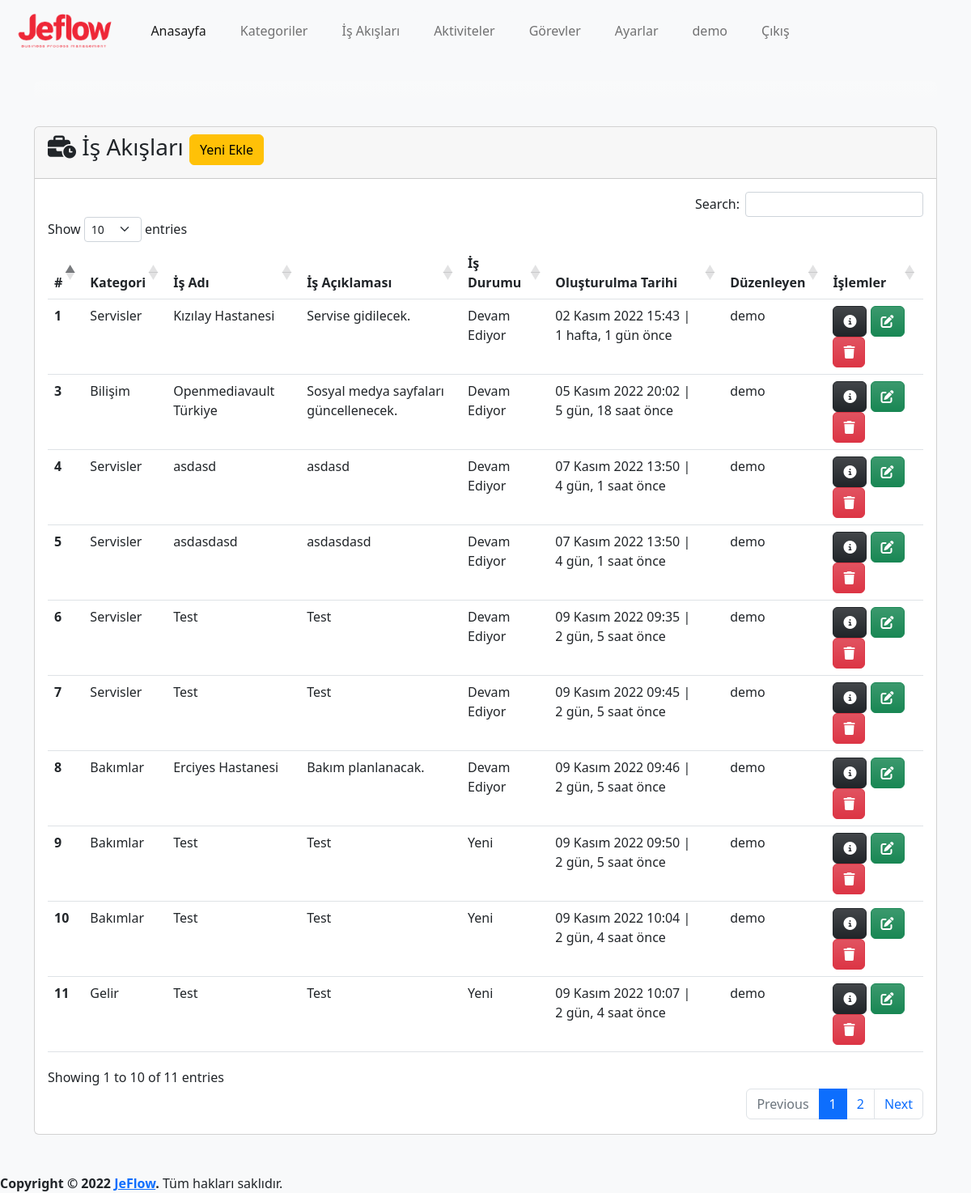
Page /process/ (signed in) on the committed database.
### app/models.py (models this page shows, shortened)
class Process(models.Model):
    category=models.ForeignKey(Category,on_delete=models.CASCADE,verbose_name='Kategori')
    name=models.CharField(max_length=500,verbose_name='İş Akış Adı')
    description=models.TextField(verbose_name='İş Akış Açıklaması', blank=True, null=True)
    state=models.ForeignKey(State, on_delete=models.SET_NULL,verbose_name='Durum', blank=True, null=True)
    created_date=models.DateTimeField(auto_now_add=True, verbose_name='Oluşturulma Tarihi')
    user=models.ForeignKey(User,on_delete=models.CASCADE,verbose_name='Kullanıcı', blank=True, null=True)
    class Meta:
        verbose_name='İş Akışı'
        verbose_name_plural='İş Akışları'

class Category(models.Model):
    name=models.CharField(max_length=500,verbose_name='Kategori Adı')
    description=models.TextField(verbose_name='Kategori Açıklaması', blank=True, null=True)
    created_date=models.DateTimeField(auto_now_add=True, verbose_name='Oluşturulma Tarihi')
    user=models.ForeignKey(User,on_delete=models.CASCADE,verbose_name='Kullanıcı', blank=True, null=True)
    def __str__(self):
        return self.name # + ' - ' + self.created_date.strftime("%d.%m.%Y, %H:%M:%S")
    class Meta:
        verbose_name='Kategori'
        verbose_name_plural="Kategoriler"

class State(models.Model):
    name=models.CharField(max_length=100,verbose_name='Durum')
    def __str__(self):
        return self.name
    class Meta:
        verbose_name='Durum'
        verbose_name_plural='Durumlar'

### app/views.py (the view, shortened to what this page needs)
# urls.py: path('process/', views.process, name='process'),
@login_required(login_url='/user/login/')
def process(request):
    state=get_object_or_404(State,name='Yeni')
    process_form=ProcessForm(initial={'state':state})
    processes = Process.objects.order_by('created_date')
    context = {
        'process_form':process_form,
        'processes': processes
    }
    return render(request, 'app/process.html', context)

### app/forms.py
class ProcessForm(forms.ModelForm):
    class Meta:
        model=Process
        fields=('category','name','description','state')

### templates/app/process.html (shortened to what this page needs)
{% extends 'layout.html' %}
{% load humanize %}
{% block content %}
{% load crispy_forms_tags %}
<div class="row mt-3">
    <div class="col-md-12">
        <div class="card">
            <div class="card-header">
                <h3 id="title" class="card-title">
                    <i class="fa-solid fa-business-time"></i>
                    İş Akışları
                    <button type="button" class="btn btn-warning" data-bs-toggle="modal" data-bs-target="#processModal">
                        Yeni Ekle
                    </button>
                </h3>
            </div>
            <div class="card-body">
                {% if processes %}
                <table id="process" class="table table-hover">
                    <thead>
                        <tr>
                            <th scope="col">#</th>
                            <th scope="col">Kategori</th>
                            <th scope="col">İş Adı</th>
                            <th scope="col">İş Açıklaması</th>
                            <th scope="col">İş Durumu</th>
                            <th scope="col">Oluşturulma Tarihi</th>
                            <th scope="col">Düzenleyen</th>
                            <th scope="col">İşlemler</th>
                        </tr>
                    </thead>
                    <tbody>
                        {% for process in processes %}
                        <tr>
                            <th scope="row">{{ process.id }}</th>
                            <td>{{ process.category }}</td>
                            <td>{{ process.name }}</td>
                            <td>{{ process.description }}</td>
                            <td>
                                {% if process.state is not None %}
                                {{ process.state }}
                                {% else %}
                                -
                                {% endif %}
                            </td>
                            <td>{{ process.created_date }} | {{ process.created_date | timesince}} önce</td>
                            <td>{{ process.user }}</td>
                            <td>
                                <a href="{% url 'process_detail' process.id %}" class="btn btn-dark bg-gradient"
                                    data-bs-toggle="popover" data-bs-trigger="hover" data-bs-title="Detaylar"
                                    data-bs-content="Seçili satırdaki kaydın detaylarını görüntüler.">
                                    <i class="fa-solid fa-circle-info"></i>
                                </a>
                                <a class="btn btn-success bg-gradient" href="{% url 'process_update' process.id %}"
                                    data-bs-toggle="popover" data-bs-trigger="hover" data-bs-title="Düzenle"
                                    data-bs-content="Seçili satırdaki kaydı düzenler.">
                                    <i class="fa-solid fa-pen-to-square"></i>
                                </a>
                                <a class="btn btn-danger bg-gradient" href="{% url 'process_delete' process.id %}"
                                    data-bs-toggle="popover" data-bs-trigger="hover" data-bs-title="Sil"
                                    data-bs-content="Seçili satırdaki kaydı siler.">
                                    <i class="fa-solid fa-trash"></i>
                                </a>
                            </td>
                        </tr>
                        {% endfor %}
                    </tbody>
                </table>
                {% else %}
                <div class="alert alert-warning">
                    <p>İş Akışı bulunamadı.</p>
                </div>
                {% endif %}
            </div>
        </div>
    </div>
</div>
{% endblock %}

### templates/layout.html (shortened to what this page needs)
{% load static %}
<!doctype html>
<html lang="tr">
<head>
  <link rel="stylesheet" href="{% static 'css/jeflow.css' %}">
  <link href="https://cdn.jsdelivr.net/npm/bootstrap@5.2.2/dist/css/bootstrap.min.css" rel="stylesheet"
>
  <link href="https://cdn.jsdelivr.net/npm/select2@4.1.0-rc.0/dist/css/select2.min.css" rel="stylesheet" />
  <link rel="stylesheet" type="text/css" href="https://cdn.datatables.net/1.12.1/css/dataTables.bootstrap5.min.css">
  <link rel="stylesheet" type="text/css"
    href="https://cdn.datatables.net/responsive/2.3.0/css/responsive.dataTables.min.css">
  <link rel="stylesheet" type="text/css" href="https://cdn.datatables.net/buttons/2.2.3/css/buttons.bootstrap5.min.css">
</head>
<body class="bg-light">
  <header>
    <nav class="navbar navbar-expand-lg navbar-light">
      <div class="container-fluid">
        <a class="navbar-brand" href="{% url 'index' %}">
          <img class="logo" src="{% static 'img/logo-text.png' %}" alt="JeFlow">
        </a>
        <div class="collapse navbar-collapse" id="navbarNavDropdown">
          <ul class="navbar-nav">
            <li class="nav-item btn btn-light">
              <a class="nav-link active" aria-current="page" href="{% url 'index' %}">Anasayfa</a>
            </li>
            {% if user.is_authenticated %}
            <li class="nav-item btn btn-light">
              <a class="nav-link" href="{% url 'category' %}">Kategoriler</a>
            </li>
            <li class="nav-item btn btn-light">
              <a class="nav-link" href="{% url 'process' %}">İş Akışları</a>
            </li>
            <li class="nav-item btn btn-light">
              <a class="nav-link" href="{% url 'activity' %}">Aktiviteler</a>
            </li>
            <li class="nav-item btn btn-light">
              <a class="nav-link" href="{% url 'task' %}">Görevler</a>
            </li>
            <li class="nav-item btn btn-light">
              <a href="{% url 'settings' %}" class="nav-link">Ayarlar</a>
            </li>
            <li class="nav-item btn btn-light">
              <a href="#" class="nav-link">{{ user }}</a>
            </li>
            <li class="nav-item btn btn-light">
              <a class="nav-link" href="javascript:{document.getElementById('logout').submit()}">Çıkış</a>
            </li>
            {% else %}
            <li class="nav-item btn btn-light">
              <a class="nav-link" href="{% url 'register' %}">Kayıt Ol</a>
            </li>
            {% endif %}
          </ul>
        </div>
      </div>
    </nav>
  </header>
  <main>
    <div class="container mt-4">
      <div class="row mb-3">
        <div class="col-md-12">
          <div class="card border-0 text-center text-bg-light bg-gradient">
            <div class="card-body">
            </div>
          </div>
        </div>
      </div>
      {% block content %}
      {% endblock %}
    </div>
  </main>
  <footer class="mt-5">
    <strong>Copyright &copy; 2022 <a href="http://jeflow.herokuapp.com">JeFlow</a>.</strong>
    Tüm hakları saklıdır.
  </footer>
</body>
</html>

### static/css/jeflow.css (style rules this page uses)
img.logo { height: 50px; }

### rows in the picture
Process: id "1", category "Servisler", name "Kızılay Hastanesi", description "Servise gidilecek.", state "Devam Ediyor", created_date "02 Kasım 2022 15:43", created_date "1 hafta, 1 gün", user "demo"
Process: id "3", category "Bilişim", name "Openmediavault Türkiye", description "Sosyal medya sayfaları güncellenecek.", state "Devam Ediyor", created_date "05 Kasım 2022 20:02", created_date "5 gün, 18 saat", user "demo"
Process: id "4", category "Servisler", name "asdasd", description "asdasd", state "Devam Ediyor", created_date "07 Kasım 2022 13:50", created_date "4 gün, 1 saat", user "demo"
Process: id "5", category "Servisler", name "asdasdasd", description "asdasdasd", state "Devam Ediyor", created_date "07 Kasım 2022 13:50", created_date "4 gün, 1 saat", user "demo"
Process: id "6", category "Servisler", name "Test", description "Test", state "Devam Ediyor", created_date "09 Kasım 2022 09:35", created_date "2 gün, 5 saat", user "demo"
Process: id "7", category "Servisler", name "Test", description "Test", state "Devam Ediyor", created_date "09 Kasım 2022 09:45", created_date "2 gün, 5 saat", user "demo"
Process: id "8", category "Bakımlar", name "Erciyes Hastanesi", description "Bakım planlanacak.", state "Devam Ediyor", created_date "09 Kasım 2022 09:46", created_date "2 gün, 5 saat", user "demo"
Process: id "9", category "Bakımlar", name "Test", description "Test", state "Yeni", created_date "09 Kasım 2022 09:50", created_date "2 gün, 5 saat", user "demo"
Process: id "10", category "Bakımlar", name "Test", description "Test", state "Yeni", created_date "09 Kasım 2022 10:04", created_date "2 gün, 4 saat", user "demo"
Process: id "11", category "Gelir", name "Test", description "Test", state "Yeni", created_date "09 Kasım 2022 10:07", created_date "2 gün, 4 saat", user "demo"

### other values in the picture
{{ user }} "demo"
